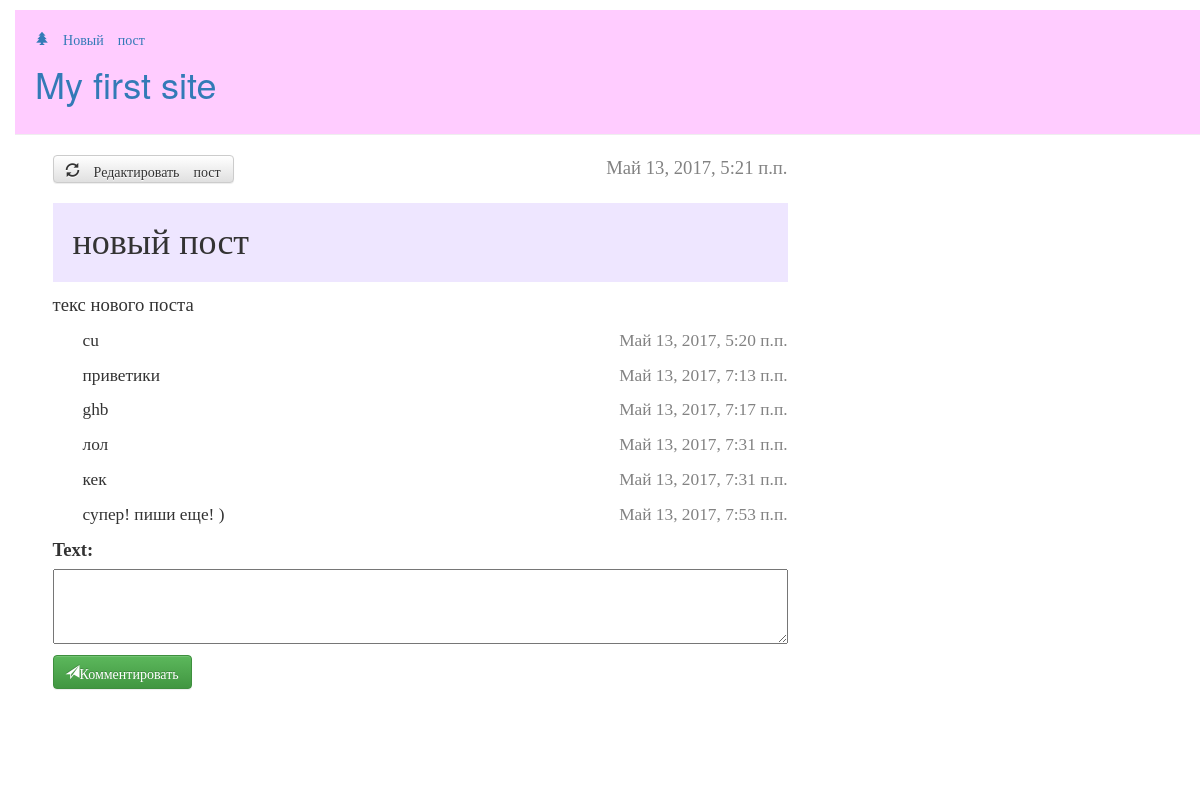
The page /post/8/ (signed in) on the database its author committed.
### blog/models.py (models this page shows, shortened)
class Post(models.Model):
	author = models.ForeignKey('auth.User')
	title = models.CharField(max_length=2000)
	text = models.TextField()
	create_date = models.DateTimeField(default=timezone.now())
	published_date = models.DateTimeField(blank=True,null=True)

class Comment(models.Model):
	author = models.ForeignKey('auth.User')
	text = models.TextField()
	create_date = models.DateTimeField(default=timezone.now())
	published_date = models.DateTimeField(blank=True,null=True)
	post = models.ForeignKey(Post)

### blog/views.py (the view)
# urls.py: url(r'^post/(?P<pk>[0-9]+)/$' , views.post_detail, name='post_detail'),
def post_detail(request, pk): #возвращает инфу о посте
	post = get_object_or_404(Post, pk=pk)
	if request.method == "POST":#добавление коммента
		form = CommentForm(request.POST)
		if form.is_valid():
			comment = form.save(commit=False)
			comment.author = request.user
			comment.published_date = timezone.now()
			comment.post = post
			comment.save()
		return redirect('post_detail', pk=post.pk)
	else:
		form = CommentForm()
		comments = Comment.objects.filter(post__lte = post).order_by('published_date')
		return render(request, 'blog/post_detail.html', {'post': post, 'form': form, 'comments': comments})

### blog/forms.py
class CommentForm(forms.ModelForm):
	class Meta:
		model = Comment
		fields = ('text',)

### blog/templates/blog/post_detail.html (shortened to what this page needs)
﻿{% extends 'blog/base.html' %}
{% block content %}
	<div class="post">
	{% if post.published_date %}
		<div class="date">
			{{ post.published_date }}
		</div>
		{% endif %}
		<a class="btn btn-default" href="{% url 'post_edit' pk=post.pk %}">
		<span class="glyphicon glyphicon-refresh"> Редактировать пост </span></a>
		<h1 class="tit">{{ post.title }}</h1>
		<p>{{ post.text|linebreaksbr }}</p>
		{% for comment in comments %}
		<div class="comment">
			<div class="date">
				<p> {{comment.published_date}}</p>
			</div>
			<p>{{comment.text|linebreaksbr}}</p>
		</div>
		{% endfor %}
		<form method="POST" class="post-form">
			{{ form.as_p}}
			<button type="submit" class="btn btn-success glyphicon glyphicon-send">Комментировать</button>
		</form>
		</div>
{% endblock %}

### blog/static/css/blog.css (style rules this page uses)
textarea { height: 75 }
body { padding-left: 15px }
.tit { background-color: #eee6ff; padding: 20px }
.date { float: right; color: #828282; }
.post-form textarea, .post-form input { width: 100%; }
.post { margin-bottom: 70px; margin-left: 15px; font-size: 14pt; font-family: Florence, cursive; }
.comment { margin-left: 30px; font-size: 13pt; font-family: Calibri, cursive; }

### rows shown on the page
Post: published_date "Май 13, 2017, 5:21 п.п.", title "новый пост", text "текс нового поста"
Comment: published_date "Май 13, 2017, 5:20 п.п.", text "cu"
Comment: published_date "Май 13, 2017, 7:13 п.п.", text "приветики"
Comment: published_date "Май 13, 2017, 7:17 п.п.", text "ghb"
Comment: published_date "Май 13, 2017, 7:31 п.п.", text "лол"
Comment: published_date "Май 13, 2017, 7:31 п.п.", text "кек"
Comment: published_date "Май 13, 2017, 7:53 п.п.", text "супер! пиши еще! )"
